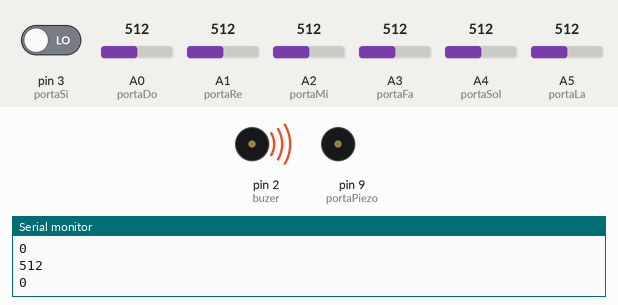
Recording of a sketch running on a simulated Arduino Uno, built with avr-gcc and run on an emulated ATmega328P. Parts: buzzer (waves = sounding, pin HIGH), the last lines printed to the serial monitor. The inputs (shaded band) are chosen by the test bench; at power-on: pin 3 (portaSi) LOW, A0 (portaDo) = 512, A1 (portaRe) = 512, A2 (portaMi) = 512, A3 (portaFa) = 512, A4 (portaSol) = 512, A5 (portaLa) = 512.

Above: at 1.2 s.
1.3 s: pin 3 (portaSi) driven HIGH
At 2.7 s:
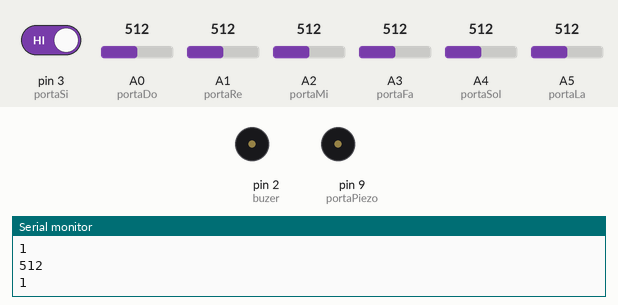
3.0 s: pin 3 (portaSi) driven LOW
At 3.8 s:
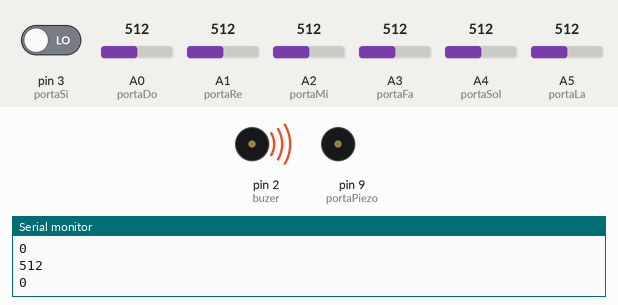
Timing chart, 0 to 6.0 s (numbered marks = the images above; inputs shaded):
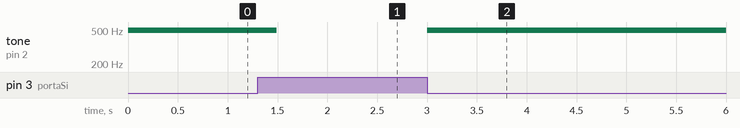

Measured:
- after the input at 1.3 s, tone on pin 2 (buzer): 495 Hz → silent after 0.19 s
- after the input at 3.0 s, tone on pin 2 (buzer): silent → 495 Hz at once

The sketch:

GabrielCastroElisaCamina.ino
```cpp
int buzer = 2, ValorAnalogico = 300, ValorDigital = 1;
int portaDo = A0, portaRe = A1, portaMi = A2,
    portaFa = A3, portaSol = A4,
    portaLa = A5, portaSi = 3;
//notas (frequências)
int notaDo = 264, notaRe = 297, notaMi = 330,
    notaFa = 352, notaSol = 396,
    notaLa = 440, notaSi = 495;
//piezo
int portaPiezo = 9;
//duração da nota
int duracao = 200;
void setup()
{
  pinMode(portaDo, INPUT);
  pinMode(portaRe, INPUT);
  pinMode(portaMi, INPUT);
  pinMode(portaFa, INPUT);
  pinMode(portaSol, INPUT);
  pinMode(portaLa, INPUT);
  pinMode(portaSi, INPUT);
  pinMode(portaPiezo, OUTPUT);
  Serial.begin(9600);
}


void loop() {
  Serial.println(analogRead(portaRe));
  Serial.println(digitalRead(portaSi));//note que a porta Si é digital. O correto é digitalRead(portaSi)
  if (analogRead(portaDo) < ValorAnalogico) {
    tone(buzer, notaDo, 200);
  }


  if (analogRead(portaRe) < ValorAnalogico) {
    tone(buzer, notaRe, 200);//sugiro que mude 200 por duracao
  }

  if (analogRead(portaMi) < ValorAnalogico) {
    tone(buzer, notaMi, duracao);//aqui é um exemplo da mudança
  }


  if (analogRead(portaFa) < ValorAnalogico) {
    tone(buzer, notaFa, 200);
  }


  if (analogRead(portaSol) < ValorAnalogico) {
    tone(buzer, notaSol, 200);//200 por duracao
  }


  if (analogRead(portaLa) < ValorAnalogico) {
    tone(buzer, notaLa, 200);
  }


  if (digitalRead(portaSi)<ValorDigital) {
    tone(buzer, notaSi, 200);
  }
  delay(10);//deixe apenas esta linha, ok
}
```
